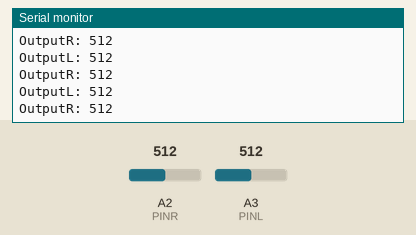
Recording of a sketch running on a simulated Arduino Uno, built with avr-gcc and run on an emulated ATmega328P. Parts: the last lines printed to the serial monitor. The inputs (shaded band) are chosen by the test bench; at power-on: A3 (PINL) = 512, A2 (PINR) = 512.

Above: at 2.7 s.
2.8 s: A3 (PINL) set to 986
At 3.21 s:
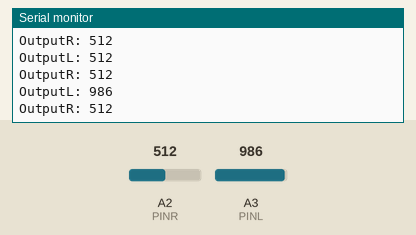
5.8 s: A3 (PINL) set to 1012
At 6.22 s:
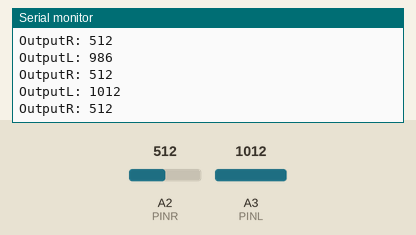
7.3 s: A2 (PINR) set to 104
At 7.72 s:
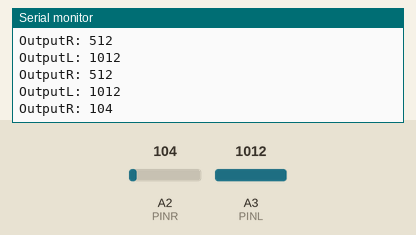
10.3 s: A2 (PINR) set to 91
At 10.48 s:
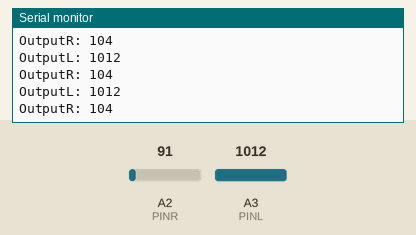
Timing chart, 0 to 12.8 s (numbered marks = the images above; inputs shaded):
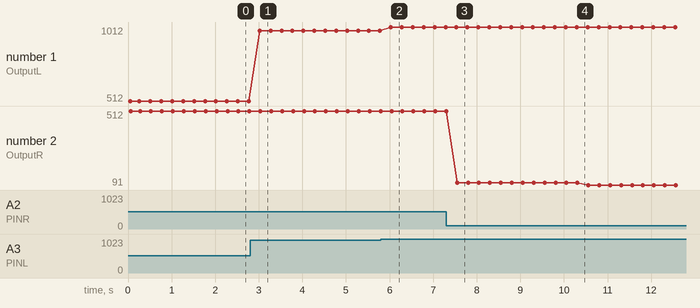

The sketch:

Alfa147GtSteeringWheelControlsAdapter.ino
```cpp
// Author: Radu Gostian
// Initial Date : 13.03.2023
// not tested

/**
  Alfa steering wheel controls use 3 pins that are connected to the Head Unit
  They connect to the head unit through the grey connector
  Pin 10,11,12
  Pin 12 is GND
  pin 10 represent a ther right/left of the steering wheel
  pin 11 represent a ther right/left of the steering wheel
  When a button is pressed the buttons act like voltage deviders.
            Function  Location  Voltage
  Button 1  Vol+
  Button 2  Vol-
  Button 3  Mute
  Button 4  >>
  Button 5  Next
  Button 6  Back
  Button 7  SRC
  Button 8  ???
*/

#include <Adafruit_MCP4725.h> // MCP4725 library from adafruit

#define PINL A3
#define PINR A2
#define OUTPUT 10
#define STEPS 512
#define __debug__

Adafruit_MCP4725 MCP4725;

void setup() {
 // MCP4725.begin(0x62);
//we use hardware pulldowns
#ifdef __debug__
  Serial.begin(9600);
  Serial.println("Start Debugging");
  Serial.println("Init MCP4725");

   Serial.println("Started MCP4725");
#endif
  MCP4725.begin(0x60);
  MCP4725.setVoltage(0, true);
}


int out;
int readL;
int readR;

void loop() {
  readL = analogRead(PINL);
  readR = analogRead(PINR);
#ifdef __debug__
  Serial.print("OutputL: ");
  Serial.println(readL);
  Serial.print("OutputR: ");
  Serial.println(readR);
#endif
  if (readL) {
    out = readL / 2;
  } else if (readR) {
    out = readR / 2 + STEPS;
  } else {
    out = 0;
  }

  MCP4725.setVoltage(out*4, false);


  delay(250);
}
```

Measured:
- after the input at 2.8 s, the serial monitor: prints a new line after 0.22 s (image 1)
- after the input at 5.8 s, the serial monitor: prints a new line after 0.23 s (image 2)
- after the input at 7.3 s, the serial monitor: prints a new line after 0.25 s (image 3)
- plotted number 1: 512 → 986 after the input at 2.8 s, 986 → 1012 after the input at 5.8 s
- plotted number 2: 512 → 104 after the input at 7.3 s, 104 → 91 after the input at 10.3 s
